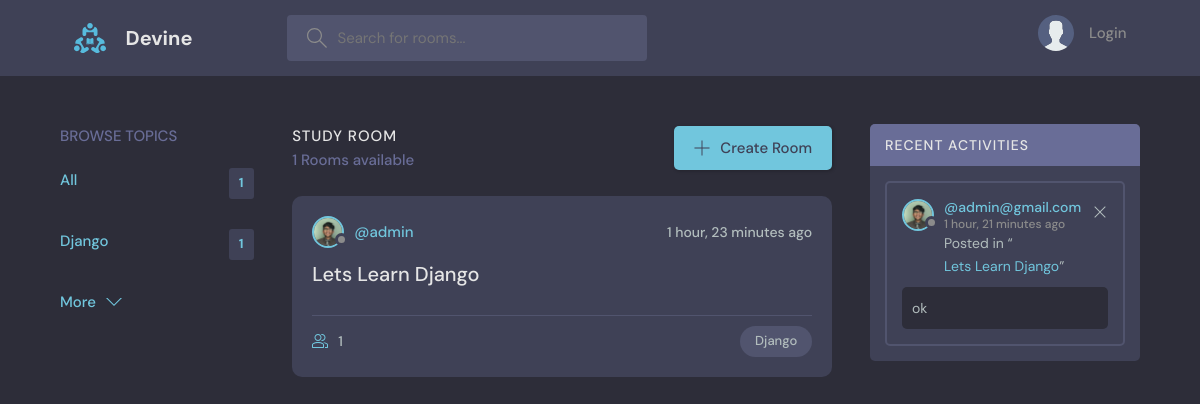
The page / on the database its author committed.
### base/models.py (models this page shows, shortened)
class Topic(models.Model):
    name = models.CharField(max_length=200)

class Room(models.Model):
    host = models.ForeignKey(User, on_delete=models.SET_NULL, null=True)
    topic = models.ForeignKey(Topic, on_delete=models.SET_NULL, null=True)
    name = models.CharField(max_length=200)
    description = models.TextField(null=True, blank=True)
    participants = models.ManyToManyField(User, related_name='participants', blank=True)
    updated = models.DateTimeField(auto_now=True)
    created = models.DateTimeField(auto_now_add=True)
    class Meta:
        ordering = ['-updated', '-created']

class User(AbstractUser):
    name = models.CharField(max_length=200, null=True)
    email = models.EmailField(unique=True, null=True)
    bio = models.TextField(null=True)
    avatar = models.ImageField(null=True, default="avatar.svg")
    USERNAME_FIELD = 'email'
    REQUIRED_FIELDS = []

class Message(models.Model):
    user = models.ForeignKey(User, on_delete=models.CASCADE)
    room = models.ForeignKey(Room, on_delete=models.CASCADE)
    body = models.TextField(blank=True, null=True)
    updated = models.DateTimeField(auto_now=True)
    created = models.DateTimeField(auto_now_add=True)
    def __str__(self):
       return self.body[0:50]

### base/views.py (the view)
# urls.py: path('', views.home, name='home'),
def home(request):
    q = request.GET.get('q') if request.GET.get('q')!=None else ''
    rooms = Room.objects.filter(Q(topic__name__icontains = q)|Q(description__icontains = q)|Q(name__icontains = q))
    topics = Topic.objects.all()[0:5]
    room_count = rooms.count()
    room_messages = Message.objects.filter(Q(room__topic__name__icontains=q)).order_by('-created')
    context = locals()
    return render(request, 'base/home.html', context)

### base/templates/base/home.html (shortened to what this page needs)
{% extends 'main.html' %}
{% block content %}
    <main class="layout layout--3">
      <div class="container">
        {% include 'base/topics_component.html' %}
        <div class="roomList">
          <div class="roomList__header">
            <div>
              <h2>Study Room</h2>
              <p>{{rooms.count}} Rooms available</p>
            </div>
            <a class="btn btn--main" href="{% url 'create-room' %}">
              <svg version="1.1" xmlns="http://www.w3.org/2000/svg" width="32" height="32" viewBox="0 0 32 32">
                <title>add</title>
                <path
                  d="M16.943 0.943h-1.885v14.115h-14.115v1.885h14.115v14.115h1.885v-14.115h14.115v-1.885h-14.115v-14.115z"
                ></path>
              </svg>
              Create Room
            </a>
          </div>
          {% include 'base/feed_component.html' %}
        </div>
        {% include 'base/activity_component.html' %}
      </div>
    </main>
  </body>
</html>
{% endblock content %}

### base/templates/base/topics_component.html
<div class="topics">
    <div class="topics__header">
      <h2>Browse Topics</h2>
    </div>
    <ul class="topics__list">
      <li><a href="{% url 'home' %}" class="active">All <span>{{rooms.count}}</span></a></li>
      {% for topic in topics %}
      <li>
        <a href="{% url 'home' %}?q={{topic.name}}" class="active">{{topic.name}} <span>{{topic.room_set.all.count}}</span></a>
      </li>
      {% endfor %}
    </ul>
    <a class="btn btn--link" href="{% url 'topics' %}">
      More
      <svg version="1.1" xmlns="http://www.w3.org/2000/svg" width="32" height="32" viewBox="0 0 32 32">
        <title>chevron-down</title>
        <path d="M16 21l-13-13h-3l16 16 16-16h-3l-13 13z"></path>
      </svg>
    </a>
  </div>

### base/templates/base/feed_component.html (shortened to what this page needs)
<div class="roomList">
    {% for room in rooms %}
    <div class="roomListRoom">
      <div class="roomListRoom__header">
        <a href="{% url 'profile' room.host.id %}" class="roomListRoom__author">
          <div class="avatar avatar--small">
            <img src="{{room.host.avatar.url}}" />
          </div>
          <span>@{{room.host.username}}</span>
        </a>
        <div class="roomListRoom__actions">
          <span>{{room.created|timesince}} ago</span>
        </div>
      </div>
      <div class="roomListRoom__content">
        <a href="{% url 'room' room.id %}">{{room.name}}</a>
      </div>
      <div class="roomListRoom__meta">
        <a href="{% url 'room' room.id %}" class="roomListRoom__joined">
          {{room.participants.all.count}}
        </a>
        <p class="roomListRoom__topic">{{room.topic.name}}</p>
      </div>
    </div>
    {% endfor %}
  </div>

### base/templates/base/activity_component.html
<div class="activities">
    <div class="activities__header">
      <h2>Recent Activities</h2>
    </div>
    {% for message in room_messages %}
    <div class="activities__box">
      <div class="activities__boxHeader roomListRoom__header">
        <a href="{% url 'profile' message.user.id %}" class="roomListRoom__author">
          <div class="avatar avatar--small">
            <img src="{{message.user.avatar.url}}" />
          </div>
          <p>
            @{{message.user}}
            <span>{{message.created|timesince}} ago</span>
          </p>
        </a>
        <div class="roomListRoom__actions">
          <a href="{% url 'delete-message' message.id %}">
            <svg version="1.1" xmlns="http://www.w3.org/2000/svg" width="32" height="32" viewBox="0 0 32 32">
              <title>remove</title>
              <path
                d="M27.314 6.019l-1.333-1.333-9.98 9.981-9.981-9.981-1.333 1.333 9.981 9.981-9.981 9.98 1.333 1.333 9.981-9.98 9.98 9.98 1.333-1.333-9.98-9.98 9.98-9.981z"
              ></path>
            </svg>
          </a>
        </div>
      </div>
      <div class="activities__boxContent">
        <p>Posted in “<a href="{% url 'room' message.room.id %}">{{message.room.name}}</a>”</p>
        <div class="activities__boxRoomContent">
          {{message}}
        </div>
      </div>
    </div>
    {% endfor %}
  </div>

### rows shown on the page
Topic: name "Django", room_set.all.count "1"
Room: host.avatar (picture), host.username "admin", created "1 hour, 23 minutes", name "Lets Learn Django", participants.all.count "1", topic.name "Django"
Message: user.avatar (picture), user "admin@gmail.com", created "1 hour, 21 minutes", room.name "Lets Learn Django", body "ok"

### other values the page prints
{{ rooms.count }} "1"
